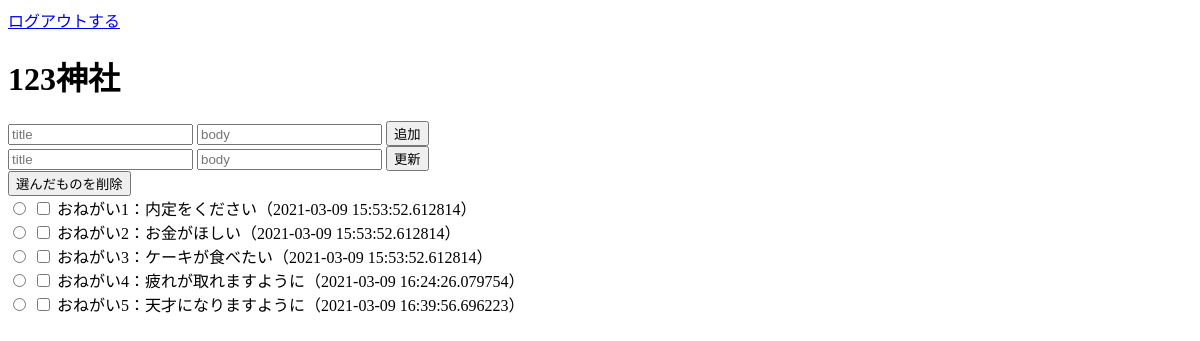
The page /index (signed in) on the database as committed earlier.
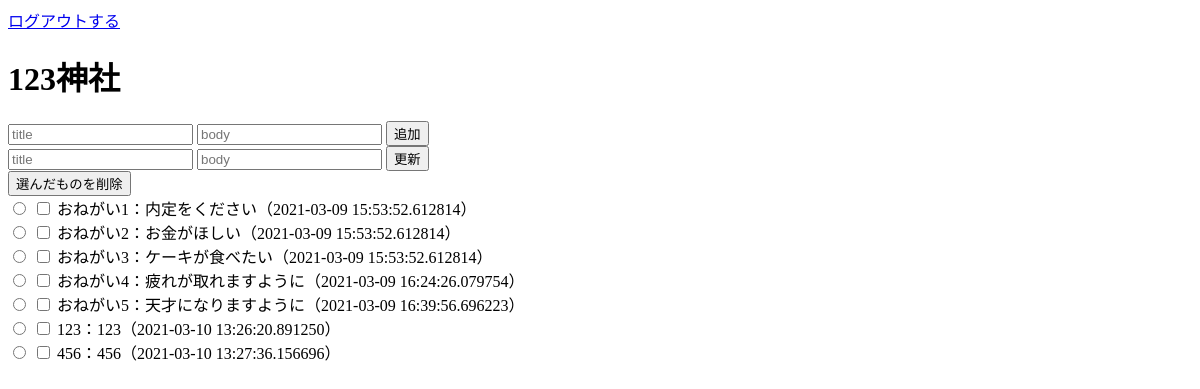
The same page on the database as committed later.
### models/models.py (models this page shows, shortened)
class OnegaiContent(Base):
    __tablename__ = 'onegaicontents'
    id = Column(Integer, primary_key=True)
    title = Column(String(128), unique=True)
    body = Column(Text)
    date = Column(DateTime, default=datetime.now())

### app/app.py (the view)
@app.route("/")
@app.route("/index")
def index():
    if "user_name" in session:
        name = session["user_name"]
        all_onegai = OnegaiContent.query.all()
        title_name = 'index'
        return render_template("index.html", name=name, all_onegai=all_onegai, title_name=title_name)
    else:
        return redirect(url_for("top", status="logout"))

### app/templates/index.html
{% extends "layout.html" %}
{% block content %}
    <a href="/logout">ログアウトする</a>
    {% if name == "kiyokiyo" %}
    <h1>スペシャル{{name}}神社</h1>
    {% elif name %}
    <h1>{{name}}神社</h1>
    {% else %}
    <h1>ただの神社</h1>
    {% endif %}
    <form action="/add" method="post">
        <input type="text" name="title" placeholder="title">
        <input type="text" name="body" placeholder="body">
        <input type="submit" value="追加">
    </form>
    <form action="/update" method="post" id="update">
        <input type="text" name="title" placeholder="title">
        <input type="text" name="body" placeholder="body">
        <input type="submit" value="更新">
    </form>
    <form action="/delete" method="post" id="delete">
        <input type="submit" value="選んだものを削除">
    </form>
    {% for onegai in all_onegai %}
    <div>
        <input type="radio" name="update" form="update" value={{onegai.id}}>
        <input type="checkbox" name="delete" form="delete" value={{onegai.id}}>
        {{onegai.title}}：{{onegai.body}}（{{onegai.date}}）
    </div>
    {% endfor %}
{% endblock %}

### app/templates/layout.html (shortened to what this page needs)
<!DOCTYPE html>
<html lang='ja'>
    <head>
    </head>
    <body>
        {% block content %}
        {% endblock %}
    </body>
</html>

Rows that differ between the two databases and show on the page:
added OnegaiContent: title "123", body "123", date "2021-03-10 13:26:20.891250"
added OnegaiContent: title "456", body "456", date "2021-03-10 13:27:36.156696"
